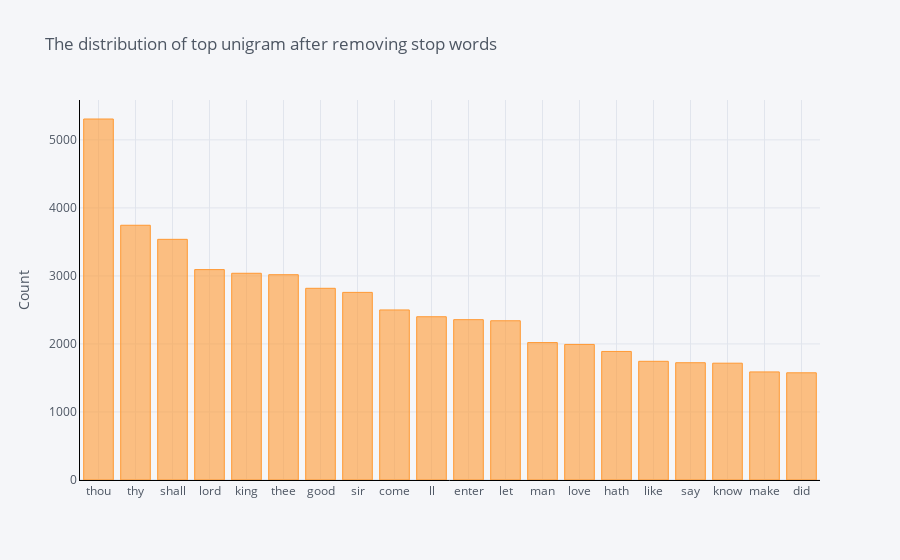

Write notebook code for a chart like this one.
### Markdown cell above
#### The distribution of top unigrams after removing stop words

### Code cell
df_unigram\
  .groupby('word')\
  .sum()['count']\
  .sort_values(ascending=False)\
  .iplot(kind='bar',
         yTitle='Count',
         linecolor='black',
         title='The distribution of top unigram after removing stop words')

### Figure 1 — Plotly figure (JSON) as saved in the notebook; plotly's stock layout.template omitted (floating-point values rounded to 4 significant figures)
{"data": [{"marker": {"color": "rgba(255, 153, 51, 0.6)", "line": {"color": "rgba(255, 153, 51, 1.0)", "width": 1}}, "name": "count", "orientation": "v", "text": "", "type": "bar", "x": ["thou", "thy", "shall", "lord", "king", "thee", "good", "sir", "come", "ll", "enter", "let", "man", "love", "hath", "like", "say", "know", "make", "did"], "y": [5307, 3745, 3538, 3093, 3039, 3018, 2818, 2758, 2500, 2400, 2357, 2341, 2020, 1993, 1890, 1745, 1724, 1717, 1589, 1576]}], "layout": {"autosize": true, "legend": {"bgcolor": "#F5F6F9", "font": {"color": "#4D5663"}}, "paper_bgcolor": "#F5F6F9", "plot_bgcolor": "#F5F6F9", "title": {"font": {"color": "#4D5663"}, "text": "The distribution of top unigram after removing stop words"}, "xaxis": {"autorange": true, "gridcolor": "#E1E5ED", "linecolor": "black", "range": [-0.5, 19.5], "showgrid": true, "tickfont": {"color": "#4D5663"}, "title": {"font": {"color": "#4D5663"}, "text": ""}, "type": "category", "zerolinecolor": "#E1E5ED"}, "yaxis": {"autorange": true, "gridcolor": "#E1E5ED", "linecolor": "black", "range": [0, 5586.0], "showgrid": true, "tickfont": {"color": "#4D5663"}, "title": {"font": {"color": "#4D5663"}, "text": "Count"}, "type": "linear", "zerolinecolor": "#E1E5ED"}}}
